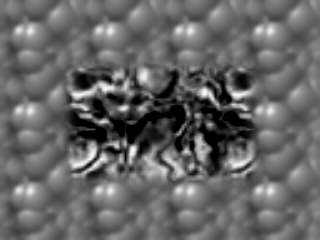
#> input picture ps5_python_Plokhovska_Zhanneta/input/TestSeq/Shift0.png, 320 x 240 px
$ python ps5.py   (Python 2 division)
#> lines starting #> are read from the running program, lines starting #| are printed output that depends on the picture
# Public libraries
import sys
import os
import numpy as np
import cv2
import math
import random
from matplotlib import pyplot as plt
import itertools

#################################################################################
# Compute X and Y gradients for an image
#################################################################################
def compute_gradient(img):
	# Sobel operator - approximation of derivative of Gaussian - (1/8) needed to get right gradient magnitude
	kernel_x = np.array([[-1., 0., 1.], [-1., 0., 1.], [-1., 0., 1.]]) / 8
	kernel_y = np.array([[-1., -1., -1.], [0., 0., 0.], [1., 1., 1.]]) / 8

	rows, columns = img.shape

	# Pad image with zero's
	img_padded = np.pad(img, ((1, 1), (1, 1)), 'constant')

	# X and Y derivatives
	img_x = np.zeros((rows, columns), np.int64)
	img_y = np.zeros((rows, columns), np.int64)
	for r in range(rows):
		for c in range(columns):
			img_part = img_padded[r : r + 3, c : c + 3]
			img_x[r, c] = (img_part * kernel_x).sum()
			img_y[r, c] = (img_part * kernel_y).sum()

	return img_x, img_y

#################################################################################
# Compute LK optic flow estimation using X/Y gradients of image 1 and image difference
#################################################################################
def lk_optic_flow(Ix, Iy, It):
	rows, columns = Ix.shape
	Ix_padded = np.pad(Ix, ((2, 2), (2, 2)), 'constant')
	Iy_padded = np.pad(Iy, ((2, 2), (2, 2)), 'constant')
	It_padded = np.pad(It, ((2, 2), (2, 2)), 'constant')
	Ix_Ix = Ix_padded * Ix_padded
	Iy_Iy = Iy_padded * Iy_padded
	Ix_Iy = Ix_padded * Iy_padded
	Ix_It = Ix_padded * It_padded
	Iy_It = Iy_padded * It_padded
	w = np.ones((5, 5)) # Designer's choice: can be ones or gaussian, size of w
	alfa = 0.04 # Designers choice withing range(0.04, 0.06)
	u_image = np.zeros((rows, columns))
	v_image = np.zeros((rows, columns))
	for r in range(rows):
		for c in range(columns):
			S_Ix_Ix = (Ix_Ix[r : r + 5, c : c + 5]).sum()
			S_Iy_Iy = (Iy_Iy[r : r + 5, c : c + 5]).sum()
			S_Ix_Iy = (Ix_Iy[r : r + 5, c : c + 5]).sum()
			S_Ix_It = (Ix_It[r : r + 5, c : c + 5]).sum()
			S_Iy_It = (Iy_It[r : r + 5, c : c + 5]).sum()
			A = np.array([[S_Ix_Ix, S_Ix_Iy],
						  [S_Ix_Iy, S_Iy_Iy]])
			b = np.array([-S_Ix_It, -S_Iy_It])
			try:
				solution = np.linalg.solve(A, b) # [u, v]
			except:
				solution = [0, 0]
			u_image[r, c] = solution[0]
			v_image[r, c] = solution[1]

	return u_image, v_image

#################################################################################
# Normalize image
#################################################################################
def normalize(img, distribute = True):
	img = img - img.min() # Get rid of negative values
	if distribute == True:
		img = (img * (1/img.max()) * 255) # distribute values between 0 and 255
	return img.astype('uint8')

#################################################################################
# Gaussian Reduce Function (downsamples image 2x)
#################################################################################
def reduce(img, blur = (5, 5)):
	rows, columns = img.shape
	# img must always have odd number of rows and columns
	img = cv2.GaussianBlur(img, blur, 0)
	img_reduced = img[::2, 1::2] # select all odd rows
	rows_reduced, columns_reduced = img_reduced.shape
	#print "Reduced Shape: {}".format(img_reduced.shape)

	return img_reduced

#################################################################################
# Laplacian Expand Function (upsamples image 2x)
#################################################################################
# [78 lines left out: functions expand, laplacian_pyramid, reduce_warp_subtract, not called in this run]

def main():
	# 1-A: LK optic flow estimation
	print "\n-----------------------1-A-----------------------"
	# Read images
	shift0 = cv2.imread(os.path.join('input/TestSeq', 'Shift0.png'), 0)
#> shift0 is the input picture: shape (240, 320); min 0, max 253, mean 101.9
	shiftr2 = cv2.imread(os.path.join('input/TestSeq', 'ShiftR2.png'), 0)
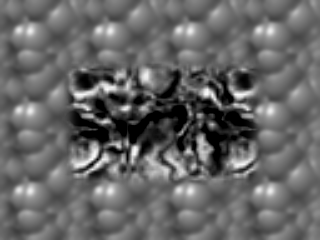
#> input picture ps5_python_Plokhovska_Zhanneta/input/TestSeq/ShiftR2.png, 320 x 240 px
#> shiftr2 is the input picture: shape (240, 320); min 0, max 253, mean 101.9
	shiftr5u5 = cv2.imread(os.path.join('input/TestSeq', 'ShiftR5U5.png'), 0)
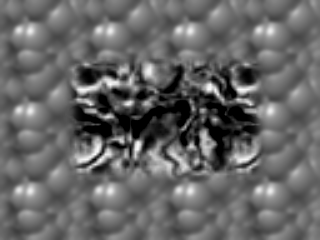
#> input picture ps5_python_Plokhovska_Zhanneta/input/TestSeq/ShiftR5U5.png, 320 x 240 px
#> shiftr5u5 is the input picture: shape (240, 320); min 0, max 253, mean 102
	shiftr10 = cv2.imread(os.path.join('input/TestSeq', 'ShiftR10.png'), 0)
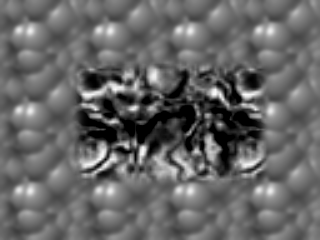
#> input picture ps5_python_Plokhovska_Zhanneta/input/TestSeq/ShiftR10.png, 320 x 240 px
#> shiftr10 is the input picture: shape (240, 320); min 0, max 253, mean 102
	shiftr20 = cv2.imread(os.path.join('input/TestSeq', 'ShiftR20.png'), 0)
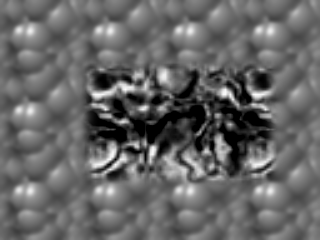
#> input picture ps5_python_Plokhovska_Zhanneta/input/TestSeq/ShiftR20.png, 320 x 240 px
#> shiftr20 is the input picture: shape (240, 320); min 0, max 253, mean 101.9
	shiftr40 = cv2.imread(os.path.join('input/TestSeq', 'ShiftR40.png'), 0)
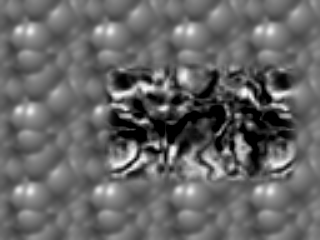
#> input picture ps5_python_Plokhovska_Zhanneta/input/TestSeq/ShiftR40.png, 320 x 240 px
#> shiftr40 is the input picture: shape (240, 320); min 0, max 253, mean 101.7
	# Smooth images
	shift0 = cv2.GaussianBlur(shift0, (5, 5), 0)
	shiftr2 = cv2.GaussianBlur(shiftr2, (5, 5), 0)
	shiftr5u5 = cv2.GaussianBlur(shiftr5u5, (5, 5), 0)
	shiftr10 = cv2.GaussianBlur(shiftr10, (5, 5), 0)
	shiftr20 = cv2.GaussianBlur(shiftr20, (5, 5), 0)
	shiftr40 = cv2.GaussianBlur(shiftr40, (5, 5), 0)
	# Get image gradients
	shift0_Ix, shift0_Iy = compute_gradient(shift0)
	# Get image difference
	shift0_shiftr2_It = shiftr2 - shift0
	shift0_shiftr5u5_It = shiftr5u5 - shift0
	# Calculate displacement images using LK optic flow estimation
	shift0_shiftr2_u, shift0_shiftr2_v = lk_optic_flow(shift0_Ix, shift0_Iy, shift0_shiftr2_It)
	shift0_shiftr5u5_u, shift0_shiftr5u5_v = lk_optic_flow(shift0_Ix, shift0_Iy, shift0_shiftr5u5_It)
#> after the loop in lk_optic_flow (call 2), `for r in range(rows):`:
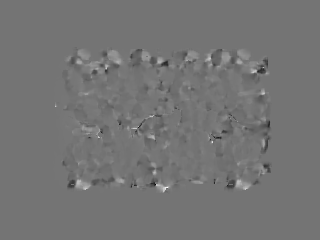
#> u_image: shape (240, 320) float64; min -362.2, max 427.3, mean -0.1; drawn with min black and max white
	# Save images
	shift0_shiftr2 = cv2.hconcat([normalize(shift0_shiftr2_u, False), normalize(shift0_shiftr2_v, False)])
	plt.imshow(shift0_shiftr2);
	plt.colorbar()
	plt.savefig('output/ps5-1-a-1.png')
	shift0_shiftr5u5 = cv2.hconcat([normalize(shift0_shiftr5u5_u, False), normalize(shift0_shiftr5u5_v, False)])
	plt.imshow(shift0_shiftr5u5);
	plt.savefig('output/ps5-1-a-2.png')

	# 1-B: LK optic flow estimation
	print "\n-----------------------1-B-----------------------"
	# Get image difference
	shift0_shiftr10_It = shiftr10 - shift0
	shift0_shiftr20_It = shiftr20 - shift0
	shift0_shiftr40_It = shiftr40 - shift0
	# Calculate displacement images using LK optic flow estimation
	shift0_shiftr10_u, shift0_shiftr10_v = lk_optic_flow(shift0_Ix, shift0_Iy, shift0_shiftr10_It)
#> in lk_optic_flow (call 3), `It_padded = np.pad(It, ((2, 2), (2, 2)), 'constant')`:
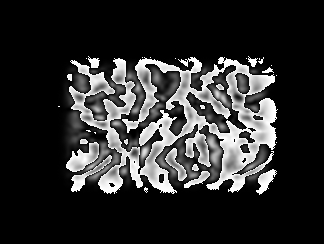
#> It_padded: shape (244, 324); min 0, max 255, mean 44.3
	shift0_shiftr20_u, shift0_shiftr20_v = lk_optic_flow(shift0_Ix, shift0_Iy, shift0_shiftr20_It)
	shift0_shiftr40_u, shift0_shiftr40_v = lk_optic_flow(shift0_Ix, shift0_Iy, shift0_shiftr40_It)
	# Save images
	shift0_shiftr10 = cv2.hconcat([normalize(shift0_shiftr10_u, False), normalize(shift0_shiftr10_v, False)])
	plt.imshow(shift0_shiftr10);
	plt.colorbar()
	plt.savefig('output/ps5-1-b-1.png')
	shift0_shiftr20 = cv2.hconcat([normalize(shift0_shiftr20_u, False), normalize(shift0_shiftr20_v, False)])
	plt.imshow(shift0_shiftr20);
	plt.savefig('output/ps5-1-b-2.png')
	shift0_shiftr40 = cv2.hconcat([normalize(shift0_shiftr40_u, False), normalize(shift0_shiftr40_v, False)])
	plt.imshow(shift0_shiftr40);
	plt.savefig('output/ps5-1-b-3.png')

	# 2-A: Gaussian and Laplacian Pyramids - Reduce
	print "\n-----------------------2-A-----------------------"
	# Read images
	yos1 = cv2.imread(os.path.join('input/DataSeq1', 'yos_img_01.jpg'), 0)
	yos2 = cv2.imread(os.path.join('input/DataSeq1', 'yos_img_02.jpg'), 0)
	yos3 = cv2.imread(os.path.join('input/DataSeq1', 'yos_img_03.jpg'), 0)
	# Reduce images
	yos1_reduced1 = reduce(yos1)
	yos1_reduced2 = reduce(yos1_reduced1)
	yos1_reduced3 = reduce(yos1_reduced2)
	yos1_reduced4 = reduce(yos1_reduced3)
	# Save images
	fig = plt.figure()
	plt.subplot(711)
	plt.imshow(yos1_reduced1);
	plt.title('1/2')
	plt.subplot(713)
	plt.imshow(yos1_reduced2);
	plt.title('1/4')
	plt.subplot(715)
	plt.imshow(yos1_reduced3);
	plt.title('1/8')
	plt.subplot(717)
	plt.imshow(yos1_reduced4);
	plt.title('1/16')
	plt.savefig('output/ps5-2-a-1.png')

	# 2-B: Gaussian and Laplacian Pyramids - Expand
	print "\n-----------------------2-B-----------------------"
	# Expand images
	gauss, laplac1, laplac2, laplac3 = laplacian_pyramid(yos1)
	# Save images
	fig = plt.figure()
	plt.subplot(711)
	plt.imshow(gauss);
	plt.title('Gaussian')
	plt.subplot(713)
	plt.imshow(laplac1);
	plt.title('Laplacian 1')
	plt.subplot(715)
	plt.imshow(laplac2);
	plt.title('Laplacian 2')
	plt.subplot(717)
	plt.imshow(laplac3);
	plt.title('Laplacian 3')
	plt.savefig('output/ps5-2-b-1.png')

	# 3-A: Warping by flow
	print "\n-----------------------3-A-----------------------"
	# Reduce, warp, subtract for Yos1 and Yos2
	reduce_warp_subtract(yos1, yos2, yos3, 'ps5-3-a-1.png', 'ps5-3-a-2.png', 4, (5, 5))
	# Read in DataSeq2
	img1 = cv2.imread(os.path.join('input/DataSeq2', '0.png'), 0)
	img2 = cv2.imread(os.path.join('input/DataSeq2', '1.png'), 0)
	img3 = cv2.imread(os.path.join('input/DataSeq2', '2.png'), 0)
	# Reduce, warp, subtract for Yos1 and Yos2
	reduce_warp_subtract(img1, img2, img3, 'ps5-3-a-3.png', 'ps5-3-a-4.png', 4, (7, 7))

if __name__ == "__main__":
#> (the run stopped early here; a loop or call above may not have finished)
